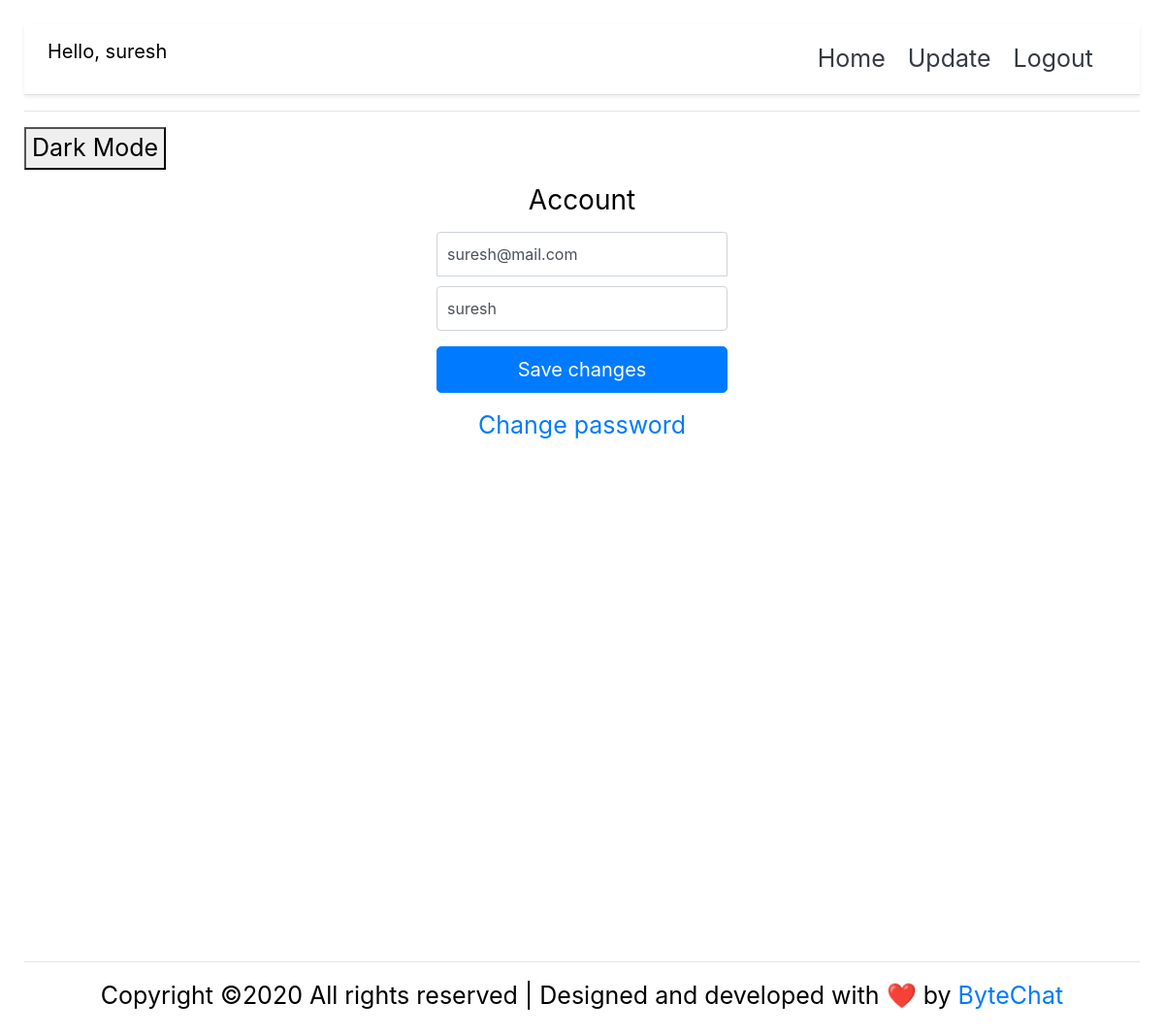
The app's page /account (signed in) with its own data.
### account/models.py (models this page shows, shortened)
class Account(AbstractBaseUser):
    email = models.EmailField(verbose_name="email", max_length=60, unique=True)
    username = models.CharField(max_length=30, unique=True)
    date_joined	= models.DateTimeField(verbose_name='date joined', auto_now_add=True)
    last_login = models.DateTimeField(verbose_name='last login', auto_now=True)
    is_admin = models.BooleanField(default=False)
    is_active = models.BooleanField(default=True)
    is_staff = models.BooleanField(default=False)
    is_superuser = models.BooleanField(default=False)
    USERNAME_FIELD = 'email'
    REQUIRED_FIELDS = ['username']
    objects = MyAccountManager()

### account/views.py (the view)
# urls.py: path('account', account_view, name="account"),
def account_view(request):
	if not request.user.is_authenticated:
		return redirect("login")
	context = {}
	if request.POST:
		form = AccountUpdateForm(request.POST, instance=request.user)
		if form.is_valid():
			form.save()
	else:
		form = AccountUpdateForm(
				initial= {
					"email": request.user.email,
					"username": request.user.username,
				}
			)
	context['account_form'] = form
	return render(request, 'account/account.html', context)

### account/forms.py (shortened to what this page needs)
class AccountUpdateForm(forms.ModelForm):
	class Meta:
		model = Account
		fields = ('email', 'username')

### account/templates/account/account.html (shortened to what this page needs)
{% extends 'index.html' %}
{% block content %}
<form class="form-signin" method="post">{% csrf_token %}
  <h1 class="h3 mb-3 font-weight-normal">Account</h1>
  <input type="email" name="email" id="inputEmail" class="form-control" placeholder="Email address" required autofocus value={{account_form.initial.email}}>
  <input type="text" name="username" id="inputUsername" class="form-control" placeholder="Username" required
  value="{{account_form.initial.username}}">
  <button class="btn btn-lg btn-primary btn-block" type="submit">Save changes</button>
</form>
<div class="d-flex flex-column">
  <a class='m-auto' href="{% url 'password_change' %}">Change password</a>
</div>
{% endblock content %}

### templates/snippets/header.html (shortened to what this page needs)
<link rel="stylesheet" href="https://stackpath.bootstrapcdn.com/bootstrap/4.5.0/css/bootstrap.min.css"
integrity="sha384-9aIt2nRpC12Uk9gS9baDl411NQApFmC26EwAOH8WgZl5MYYxFfc+NcPb1dKGj7Sk">
<div class="d-flex flex-column flex-md-row align-items-center p-3 px-md-4 mb-3 bg-white border-bottom shadow-sm">
    <h5 class="my-0 mr-md-auto font-weight-normal">
        {% if request.user.is_authenticated %}
            <p>
                Hello, {{request.user.username}}
            </p>
        {% endif %}
    </h5>
    <nav class="my-2 my-md-0 mr-md-3">
        {% if request.user.is_authenticated %}
            <a class="p-2 text-dark" href=" {% url 'home' %} ">Home</a>
            <a class="p-2 text-dark" href=" {% url 'account' %} ">Update</a>
            <a class="p-2 text-dark" href=" {% url 'logout' %} ">Logout</a>
        {% else %}
            <a class="p-2 text-dark" href=" {% url 'home' %} ">Home</a>
            <a class="p-2 text-dark" href=" {% url 'login' %} ">Login</a>
            <a class="btn btn-outline-primary" href=" {% url 'register' %} ">Register</a>
        {% endif %}
    </nav>
  </div>
<hr>

### templates/index.html (style rules this page uses)
body { padding: 25px; background-color: white; color: black; font-size: 25px; }

### account/templates/account/account.html (style rules this page uses)
.form-signin { width: 100%; max-width: 330px; padding: 15px; margin: auto; }
.form-signin .form-control { position: relative; box-sizing: border-box; height: auto; padding: 10px; font-size: 16px; }
.form-signin input[type="email"] { margin-bottom: 10px; border-bottom-right-radius: 0; border-bottom-left-radius: 0; }
.h3 { text-align: center; }

### records on screen
Account: user.username "suresh", email "suresh@mail.com", username "suresh"
